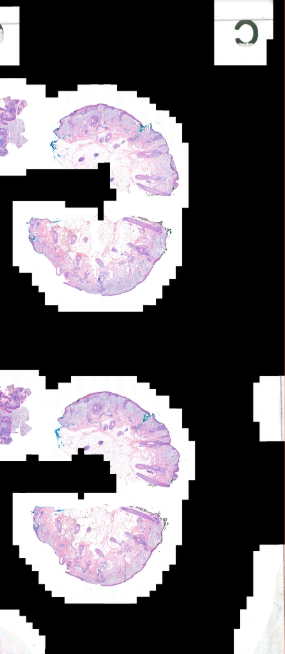
#> input picture examples/WSI1.png, 285 x 654 px; its folder holds only this picture in this run
$ python -i folder_wise_sample_extractor.py   (imports and definitions only)
#> lines starting #> are read from the running program, lines starting #| are printed output that depends on the picture; after the words box and inside, x2 and y2 are one past the last pixel; in counts of white or black regions, pixels touching at a corner belong together
import cv2
import os
import numpy as np
from PIL import Image

# Function to replace black pixels with white
# [16 lines left out: function convert_black_to_white, not called in this run]

# Function to extract tissue pieces as separate images
def extract_tissues(image_path, output_folder, min_size=10000, min_aspect_ratio=0.5):
    # Read the image using OpenCV
#> called with image_path = '../examples/WSI1.png', output_folder = 'out.png', min_size = 10000, min_aspect_ratio = 0.5
    image = cv2.imread(image_path)
#> image is the input picture: shape (654, 285, 3); mean B, G, R 103, 98.7, 102.6

    # Convert image to grayscale
    gray = cv2.cvtColor(image, cv2.COLOR_BGR2GRAY)
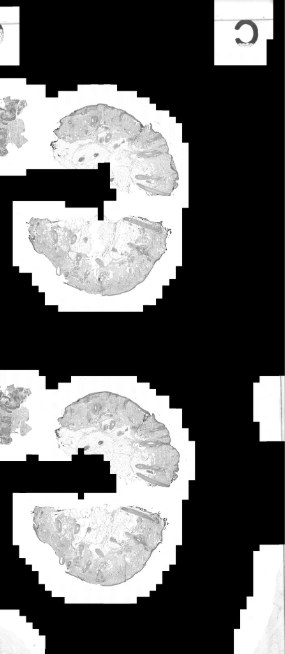
#> gray: shape (654, 285); min 0, max 255, mean 100.4

    # Thresholding to make sure the background is white (black becomes white, foreground stays the same)
    _, thresh = cv2.threshold(gray, 240, 255, cv2.THRESH_BINARY_INV)
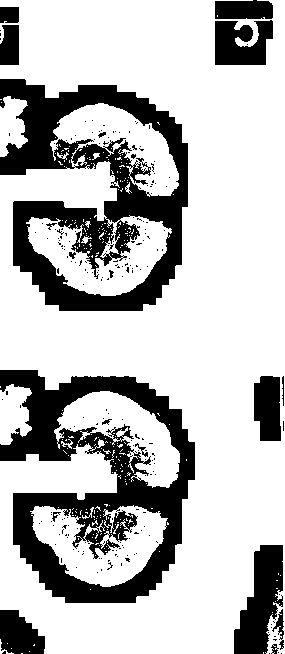
#> thresh: shape (654, 285); 73.1% white; 223 black regions (204 under 20 px)

    # Find contours (external only to avoid nested contours)
    contours, _ = cv2.findContours(thresh, cv2.RETR_EXTERNAL, cv2.CHAIN_APPROX_SIMPLE)
#> contours = 225 contours, 218 with area under 20; largest, box (x1, y1, x2, y2) and area: (0, 0, 285, 654) 123761, (30, 505, 168, 587) 5766, (54, 391, 180, 488) 5366, (0, 384, 32, 445) 1332, (0, 96, 28, 157) 1086, (81, 236, 92, 244) 26, (57, 152, 69, 160) 23

    tissue_count = 1
    base_filename = os.path.splitext(os.path.basename(image_path))[0]

    for contour in contours:
        # Filter out small contours based on area (size threshold)
        area = cv2.contourArea(contour)
        if area < min_size:
            continue  # Skip small contours

        # Get the bounding box around the tissue piece
        x, y, w, h = cv2.boundingRect(contour)

#         # Filter based on the aspect ratio (to avoid shapes like 'C')
#         aspect_ratio = w / float(h)
#         if aspect_ratio < min_aspect_ratio or aspect_ratio > 1 / min_aspect_ratio:
#             continue  # Skip contours with non-rectangular aspect ratios (too long or too narrow)

        # Extract tissue piece from the original image
        tissue_piece = image[y:y+h, x:x+w]

        # Save the extracted tissue piece as an image
        output_path = f"{output_folder}/{base_filename}_{tissue_count}.png"
        cv2.imwrite(output_path, tissue_piece)

        print(f"Saved: {output_path}")
        tissue_count += 1
#> this loop made 225 passes
#> (contour, area) on passes 1 to 3: ([[21, 653], [22, 653]], 0), ([[263, 652], [263, 653]], 0), ([[29, 651]], 0)
#| Saved: out.png/WSI1_1.png
#> after the loop, tissue_count = 2

# Function to process all images in a folder
# [26 lines left out: function process_folder, not called in this run]

# Example usage
input_folder = 'Images/SCC_Images'  # Folder with input images
output_folder = 'Extracted_Samples/SCC_Samples'  # Folder to save extracted samples

# Process all images in the input folder
# [1 line not run here, left out]

>>> result = extract_tissues('../examples/WSI1.png', 'out.png')

$ run again, on examples/split1.png
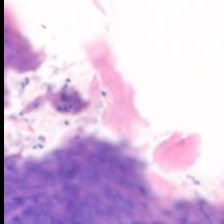
#> input picture examples/split1.png, 224 x 224 px
#> in extract_tissues, image is the input picture: shape (224, 224, 3); mean B, G, R 224.2, 192.4, 216.9
#> in extract_tissues, `gray = cv2.cvtColor(image, cv2.COLOR_BGR2GRAY)`:
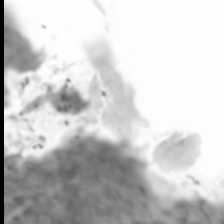
#> gray: shape (224, 224); min 0, max 255, mean 203.4
#> in extract_tissues, `_, thresh = cv2.threshold(gray, 240, 255, cv2.THRESH_BINARY_INV)`:
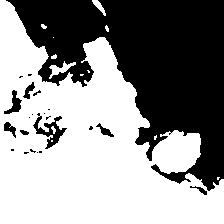
#> thresh: shape (224, 224); 57.1% white; 22 black regions (14 under 20 px)
#> contours = 11 contours, 8 with area under 20; largest, box (x1, y1, x2, y2) and area: (0, 0, 224, 224) 28740, (49, 61, 76, 79) 136, (92, 0, 106, 16) 66
#> the loop in extract_tissues, `for contour in contours:` made 11 passes
#> area on passes 5, 10: 135.5, 66
#> (printed output is left out)
#> after the loop in extract_tissues, `for contour in contours:`: tissue_count = 2
